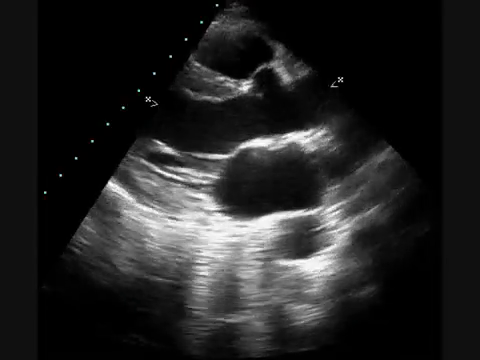
#> input picture frame 5 of Task_3_Echo_Analysis/data/echocardiogram.mp4, 480 x 360 px
$ python run_echo_live.py
#> lines starting #> are read from the running program, lines starting #| are printed output that depends on the picture
#> in main, frame is the input picture: shape (360, 480, 3); mean B, G, R 35.4, 35.5, 35.4
import cv2
import numpy as np

def enhance_frame(frame):
    gray = cv2.cvtColor(frame, cv2.COLOR_BGR2GRAY) if len(frame.shape) == 3 else frame

    # 1. Histogram Equalization
    eq = cv2.equalizeHist(gray)
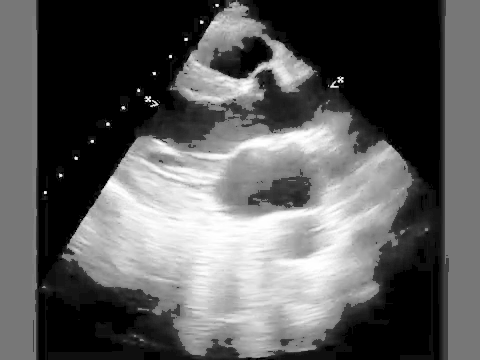
#> eq: shape (360, 480); min 0, max 255, mean 92.3

    # 2. Pseudocolor jet heatmap
    heat = cv2.applyColorMap(eq, cv2.COLORMAP_JET)

    # 3. Gray-World color balance
    b, g, r = cv2.split(heat)
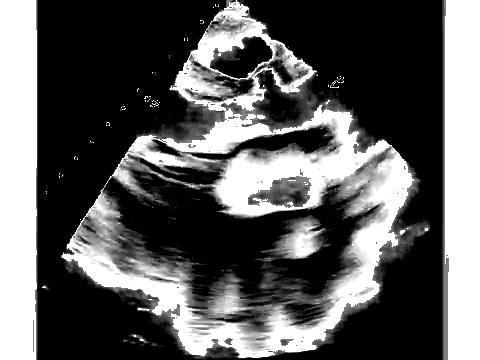
#> g: shape (360, 480); min 0, max 255, mean 93
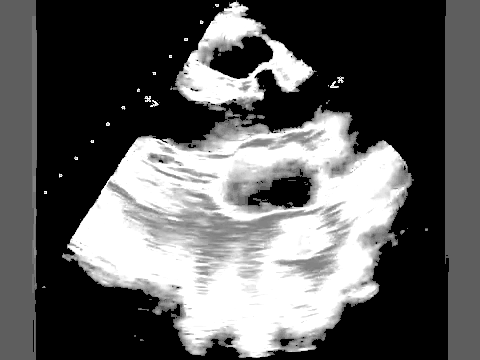
#> r: shape (360, 480); min 0, max 255, mean 93.5
    mb, mg, mr = b.mean(), g.mean(), r.mean()
#> mb = 112.5; mg = 93.03; mr = 93.52
    avg = (mb + mg + mr) / 3.0
#> avg = 99.68
    b_cb = np.clip(b * (avg / mb), 0, 255).astype(np.uint8)
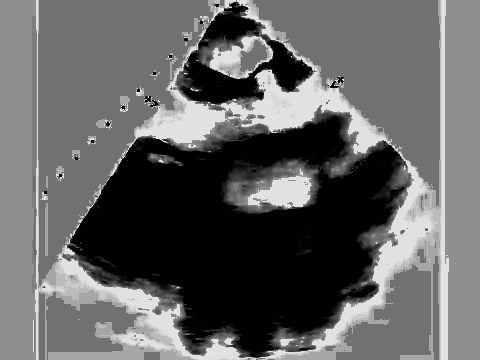
#> b_cb: shape (360, 480); min 0, max 225, mean 99.3
    g_cb = np.clip(g * (avg / mg), 0, 255).astype(np.uint8)
    r_cb = np.clip(r * (avg / mr), 0, 255).astype(np.uint8)
    cb = cv2.merge([b_cb, g_cb, r_cb])
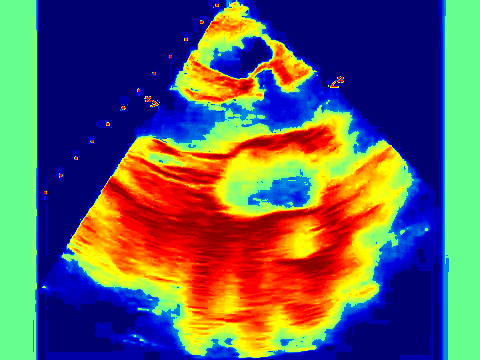
#> cb: shape (360, 480, 3); mean B, G, R 99.3, 94.8, 96.5

    # 4. Logarithmic transformation
    c_log = 255.0 / np.log(1.0 + np.max(cb))
#> c_log = 45.99
    log_f = (c_log * np.log(1.0 + cb.astype(np.float32))).astype(np.uint8)

    # 5. Power-law transformation (gamma = 1.35 to suppress probe backscatter noise)
    gamma = 1.35
    enh = np.clip(255.0 * ((log_f / 255.0) ** gamma), 0, 255).astype(np.uint8)
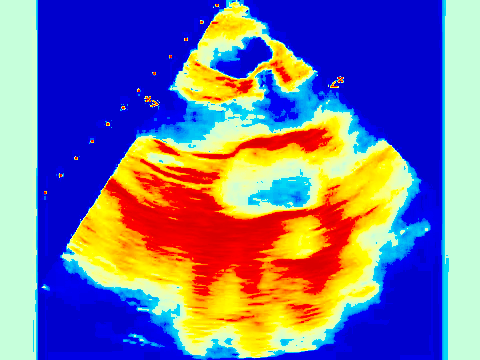
#> enh: shape (360, 480, 3); mean B, G, R 155.6, 114.1, 118.9
    return enh

def main():
    cap = cv2.VideoCapture('data/echocardiogram.mp4')
    fps = cap.get(cv2.CAP_PROP_FPS)
    delay = int(1000 / fps) if fps > 0 else 33

    print('Starting Real-Time Echocardiogram Enhancement Stream...')
    print('Press [Q] in the display window to exit.')

    while cap.isOpened():
        ret, frame = cap.read()
        if not ret:
            # Loop playback
            cap.set(cv2.CAP_PROP_POS_FRAMES, 0)
            continue

        enh = enhance_frame(frame)
        side_by_side = np.hstack([frame, enh])

        cv2.putText(side_by_side, 'RAW FEED', (20, 30), cv2.FONT_HERSHEY_SIMPLEX, 0.8, (0, 0, 255), 2)
        cv2.putText(side_by_side, 'ENHANCED FEED', (frame.shape[1] + 20, 30), cv2.FONT_HERSHEY_SIMPLEX, 0.8, (0, 255, 0), 2)
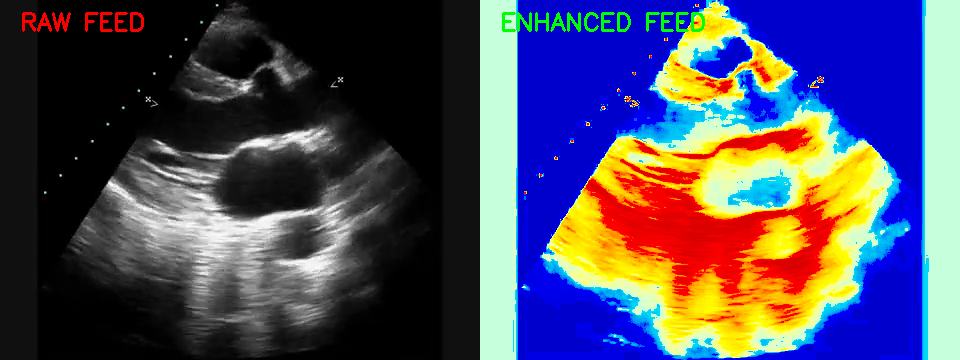
#> side_by_side: shape (360, 960, 3); mean B, G, R 94.6, 75.8, 77.7

        cv2.imshow('Real-Time Echocardiogram Analysis (Press Q to quit)', side_by_side)
        if cv2.waitKey(delay) & 0xFF == ord('q'):
#> (key q is pressed here)
            break

    cap.release()
    cv2.destroyAllWindows()
    print('Stream closed.')

if __name__ == '__main__':
    main()

$ run again, starting later in the video
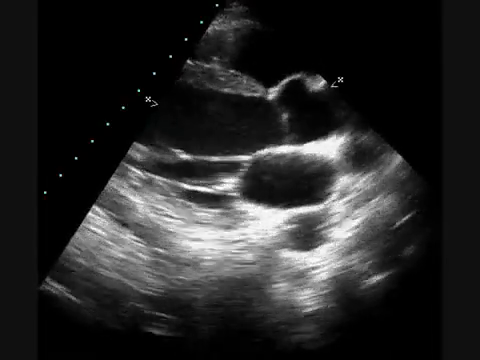
#> input picture frame 22 of Task_3_Echo_Analysis/data/echocardiogram.mp4, 480 x 360 px
#> in main, frame is the input picture: shape (360, 480, 3); mean B, G, R 39.3, 39.3, 39.3
#> mb = 115.3; mg = 95.85; mr = 89.21
#> avg = 100.1
#> in enhance_frame, `cb = cv2.merge([b_cb, g_cb, r_cb])`:
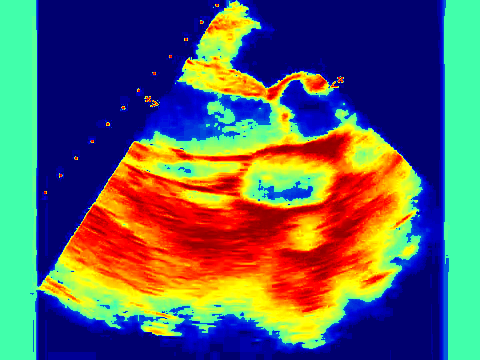
#> cb: shape (360, 480, 3); mean B, G, R 99.8, 96.8, 94.1
#> c_log = 45.99
#> in main, `cv2.putText(side_by_side, 'ENHANCED FEED', (frame.shape[1] + 20, 30), ..`:
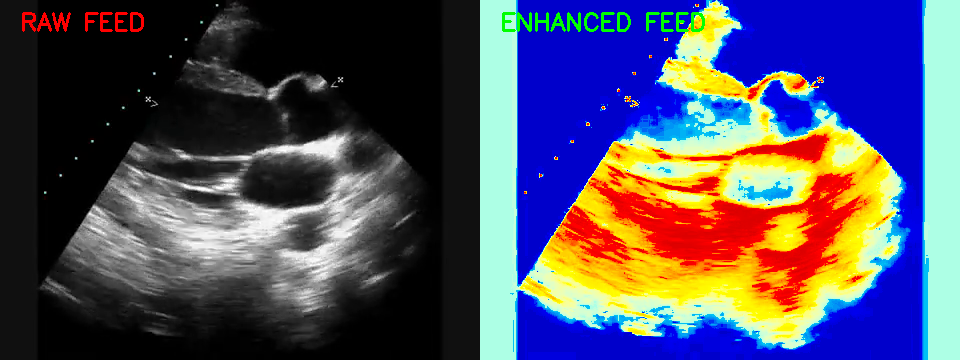
#> side_by_side: shape (360, 960, 3); mean B, G, R 96.7, 77.8, 80

$ run again, starting later in the video
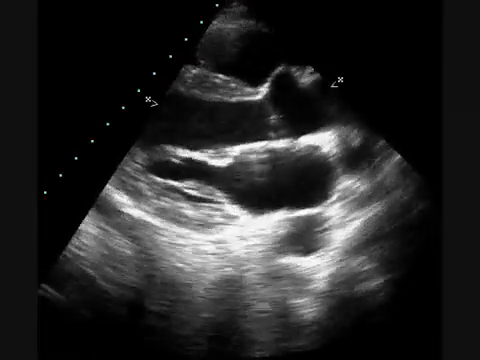
#> input picture frame 40 of Task_3_Echo_Analysis/data/echocardiogram.mp4, 480 x 360 px
#> in main, frame is the input picture: shape (360, 480, 3); mean B, G, R 38.6, 38.6, 38.6
#> mb = 116.1; mg = 93.34; mr = 89.31
#> avg = 99.58
#> in enhance_frame, `cb = cv2.merge([b_cb, g_cb, r_cb])`:
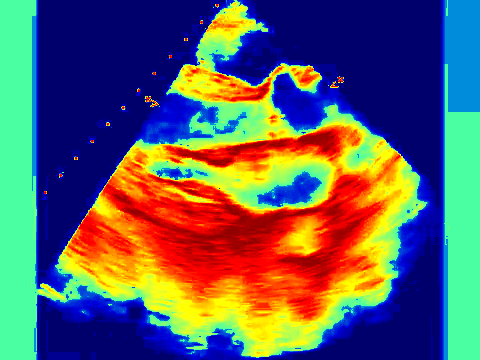
#> cb: shape (360, 480, 3); mean B, G, R 99.1, 95.1, 93.8
#> c_log = 45.99
#> in main, `cv2.putText(side_by_side, 'ENHANCED FEED', (frame.shape[1] + 20, 30), ..`:
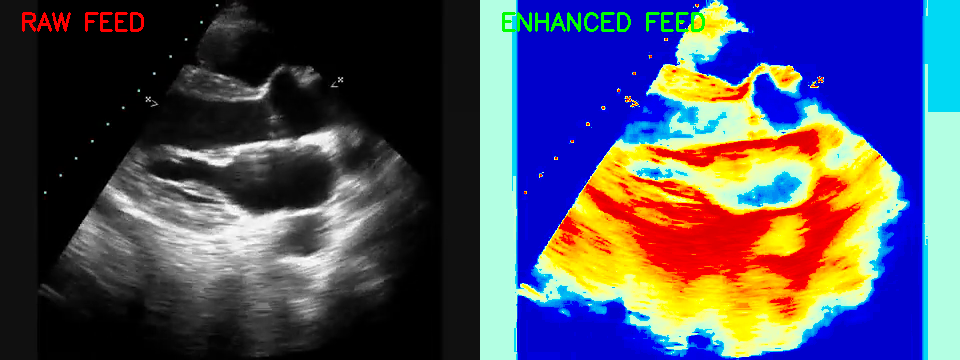
#> side_by_side: shape (360, 960, 3); mean B, G, R 96.2, 77.6, 78
